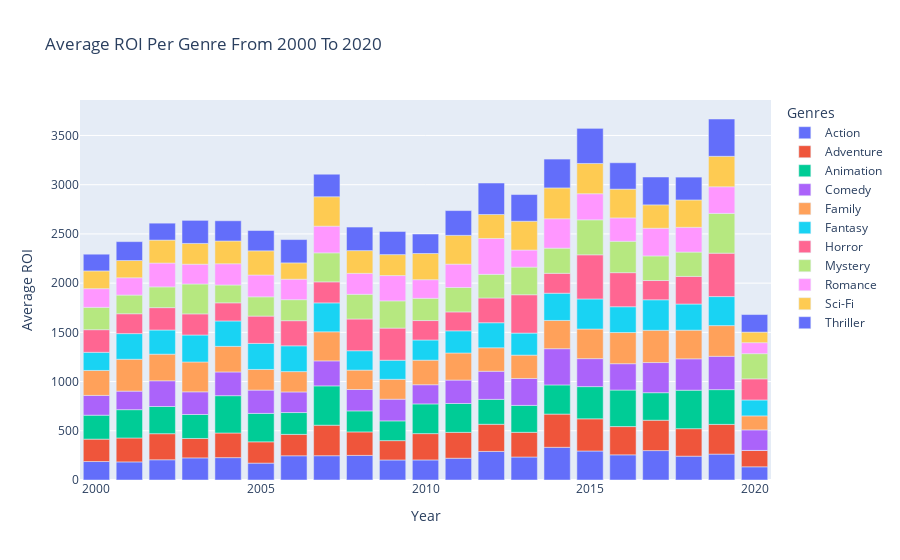

Write notebook code for a chart like this one.
### Code cell
fig = px.bar(df_year_genres_roi, x="Year", y="Average ROI", color="Genres", 
             title="Average ROI Per Genre From 2000 To 2020")
fig.show()

### Figure 1 — Plotly figure (JSON) as saved in the notebook; plotly's stock layout.template omitted (floating-point values rounded to 4 significant figures)
{"data": [{"alignmentgroup": "True", "hovertemplate": "Genres=Action<br>Year=%{x}<br>Average ROI=%{y}<extra></extra>", "legendgroup": "Action", "marker": {"color": "#636efa"}, "name": "Action", "offsetgroup": "Action", "orientation": "v", "showlegend": true, "textposition": "auto", "type": "bar", "x": [2000, 2001, 2002, 2003, 2004, 2005, 2006, 2007, 2008, 2009, 2010, 2011, 2012, 2013, 2014, 2015, 2016, 2017, 2018, 2019, 2020], "xaxis": "x", "y": [187.8, 183.9, 205.5, 224.7, 227.3, 171.5, 246.0, 246.7, 249.9, 203.5, 203.8, 221.2, 290.2, 233.7, 332.1, 294.6, 255.6, 298.7, 242.1, 263.2, 134.1], "yaxis": "y"}, {"alignmentgroup": "True", "hovertemplate": "Genres=Adventure<br>Year=%{x}<br>Average ROI=%{y}<extra></extra>", "legendgroup": "Adventure", "marker": {"color": "#EF553B"}, "name": "Adventure", "offsetgroup": "Adventure", "orientation": "v", "showlegend": true, "textposition": "auto", "type": "bar", "x": [2000, 2001, 2002, 2003, 2004, 2005, 2006, 2007, 2008, 2009, 2010, 2011, 2012, 2013, 2014, 2015, 2016, 2017, 2018, 2019, 2020], "xaxis": "x", "y": [227.3, 243.0, 264.9, 197.2, 250.2, 216.4, 217.3, 309.9, 238.6, 196.4, 267.4, 262.6, 276.0, 250.8, 337.4, 326.9, 286.9, 308.6, 279.4, 301.8, 166.1], "yaxis": "y"}, {"alignmentgroup": "True", "hovertemplate": "Genres=Animation<br>Year=%{x}<br>Average ROI=%{y}<extra></extra>", "legendgroup": "Animation", "marker": {"color": "#00cc96"}, "name": "Animation", "offsetgroup": "Animation", "orientation": "v", "showlegend": true, "textposition": "auto", "type": "bar", "x": [2000, 2001, 2002, 2003, 2004, 2005, 2006, 2007, 2008, 2009, 2010, 2011, 2012, 2013, 2014, 2015, 2016, 2017, 2018, 2019, 2020], "xaxis": "x", "y": [243.3, 287.6, 276.4, 243.5, 379.2, 288.8, 222.0, 399.5, 213.7, 200.7, 301.8, 293.4, 252.9, 273.5, 296.5, 327.2, 371.2, 279.7, 391.0, 353.0, 0.1943], "yaxis": "y"}, {"alignmentgroup": "True", "hovertemplate": "Genres=Comedy<br>Year=%{x}<br>Average ROI=%{y}<extra></extra>", "legendgroup": "Comedy", "marker": {"color": "#ab63fa"}, "name": "Comedy", "offsetgroup": "Comedy", "orientation": "v", "showlegend": true, "textposition": "auto", "type": "bar", "x": [2000, 2001, 2002, 2003, 2004, 2005, 2006, 2007, 2008, 2009, 2010, 2011, 2012, 2013, 2014, 2015, 2016, 2017, 2018, 2019, 2020], "xaxis": "x", "y": [200.8, 188.4, 261.1, 230.4, 240.9, 236.8, 209.2, 254.1, 217.2, 220.4, 194.8, 237.9, 285.6, 273.5, 367.9, 284.2, 267.7, 306.2, 318.5, 338.8, 208.6], "yaxis": "y"}, {"alignmentgroup": "True", "hovertemplate": "Genres=Family<br>Year=%{x}<br>Average ROI=%{y}<extra></extra>", "legendgroup": "Family", "marker": {"color": "#FFA15A"}, "name": "Family", "offsetgroup": "Family", "orientation": "v", "showlegend": true, "textposition": "auto", "type": "bar", "x": [2000, 2001, 2002, 2003, 2004, 2005, 2006, 2007, 2008, 2009, 2010, 2011, 2012, 2013, 2014, 2015, 2016, 2017, 2018, 2019, 2020], "xaxis": "x", "y": [253.8, 323.8, 270.3, 303.1, 260.0, 209.8, 206.7, 295.3, 197.2, 202.0, 249.5, 275.2, 238.5, 237.0, 287.0, 300.8, 316.8, 327.8, 291.0, 311.7, 142.3], "yaxis": "y"}, {"alignmentgroup": "True", "hovertemplate": "Genres=Fantasy<br>Year=%{x}<br>Average ROI=%{y}<extra></extra>", "legendgroup": "Fantasy", "marker": {"color": "#19d3f3"}, "name": "Fantasy", "offsetgroup": "Fantasy", "orientation": "v", "showlegend": true, "textposition": "auto", "type": "bar", "x": [2000, 2001, 2002, 2003, 2004, 2005, 2006, 2007, 2008, 2009, 2010, 2011, 2012, 2013, 2014, 2015, 2016, 2017, 2018, 2019, 2020], "xaxis": "x", "y": [184.3, 260.5, 245.6, 274.2, 258.2, 264.3, 262.0, 293.8, 196.8, 193.8, 204.9, 225.2, 254.5, 223.9, 276.6, 305.8, 262.0, 309.8, 265.6, 294.8, 161.7], "yaxis": "y"}, {"alignmentgroup": "True", "hovertemplate": "Genres=Horror<br>Year=%{x}<br>Average ROI=%{y}<extra></extra>", "legendgroup": "Horror", "marker": {"color": "#FF6692"}, "name": "Horror", "offsetgroup": "Horror", "orientation": "v", "showlegend": true, "textposition": "auto", "type": "bar", "x": [2000, 2001, 2002, 2003, 2004, 2005, 2006, 2007, 2008, 2009, 2010, 2011, 2012, 2013, 2014, 2015, 2016, 2017, 2018, 2019, 2020], "xaxis": "x", "y": [229.7, 201.8, 227.3, 214.5, 184.2, 277.6, 255.2, 213.6, 322.4, 326.7, 197.5, 191.9, 251.5, 389.6, 202.2, 448.4, 346.0, 195.6, 280.4, 441.0, 214.4], "yaxis": "y"}, {"alignmentgroup": "True", "hovertemplate": "Genres=Mystery<br>Year=%{x}<br>Average ROI=%{y}<extra></extra>", "legendgroup": "Mystery", "marker": {"color": "#B6E880"}, "name": "Mystery", "offsetgroup": "Mystery", "orientation": "v", "showlegend": true, "textposition": "auto", "type": "bar", "x": [2000, 2001, 2002, 2003, 2004, 2005, 2006, 2007, 2008, 2009, 2010, 2011, 2012, 2013, 2014, 2015, 2016, 2017, 2018, 2019, 2020], "xaxis": "x", "y": [226.9, 189.7, 210.8, 303.7, 181.0, 195.7, 213.4, 294.6, 250.9, 276.2, 226.0, 248.1, 239.8, 280.8, 255.6, 355.2, 318.8, 249.9, 247.4, 404.1, 256.0], "yaxis": "y"}, {"alignmentgroup": "True", "hovertemplate": "Genres=Romance<br>Year=%{x}<br>Average ROI=%{y}<extra></extra>", "legendgroup": "Romance", "marker": {"color": "#FF97FF"}, "name": "Romance", "offsetgroup": "Romance", "orientation": "v", "showlegend": true, "textposition": "auto", "type": "bar", "x": [2000, 2001, 2002, 2003, 2004, 2005, 2006, 2007, 2008, 2009, 2010, 2011, 2012, 2013, 2014, 2015, 2016, 2017, 2018, 2019, 2020], "xaxis": "x", "y": [190.1, 175.9, 242.2, 201.1, 215.9, 221.6, 208.0, 271.2, 212.7, 257.5, 189.0, 237.3, 364.7, 173.3, 298.3, 265.3, 237.7, 281.5, 251.8, 270.3, 111.8], "yaxis": "y"}, {"alignmentgroup": "True", "hovertemplate": "Genres=Sci-Fi<br>Year=%{x}<br>Average ROI=%{y}<extra></extra>", "legendgroup": "Sci-Fi", "marker": {"color": "#FECB52"}, "name": "Sci-Fi", "offsetgroup": "Sci-Fi", "orientation": "v", "showlegend": true, "textposition": "auto", "type": "bar", "x": [2000, 2001, 2002, 2003, 2004, 2005, 2006, 2007, 2008, 2009, 2010, 2011, 2012, 2013, 2014, 2015, 2016, 2017, 2018, 2019, 2020], "xaxis": "x", "y": [180.0, 175.0, 233.2, 210.7, 231.4, 245.7, 165.9, 298.9, 231.0, 212.6, 266.1, 292.3, 243.4, 292.6, 313.6, 307.2, 292.0, 237.2, 277.6, 309.6, 107.3], "yaxis": "y"}, {"alignmentgroup": "True", "hovertemplate": "Genres=Thriller<br>Year=%{x}<br>Average ROI=%{y}<extra></extra>", "legendgroup": "Thriller", "marker": {"color": "#636efa"}, "name": "Thriller", "offsetgroup": "Thriller", "orientation": "v", "showlegend": true, "textposition": "auto", "type": "bar", "x": [2000, 2001, 2002, 2003, 2004, 2005, 2006, 2007, 2008, 2009, 2010, 2011, 2012, 2013, 2014, 2015, 2016, 2017, 2018, 2019, 2020], "xaxis": "x", "y": [169.9, 192.0, 171.9, 234.5, 205.2, 206.3, 236.8, 228.7, 239.3, 234.9, 197.9, 251.7, 319.9, 271.2, 292.9, 356.9, 268.1, 283.0, 232.2, 379.0, 178.4], "yaxis": "y"}], "layout": {"barmode": "relative", "legend": {"title": {"text": "Genres"}, "tracegroupgap": 0}, "title": {"text": "Average ROI Per Genre From 2000 To 2020"}, "xaxis": {"anchor": "y", "domain": [0, 1], "title": {"text": "Year"}}, "yaxis": {"anchor": "x", "domain": [0, 1], "title": {"text": "Average ROI"}}}}
